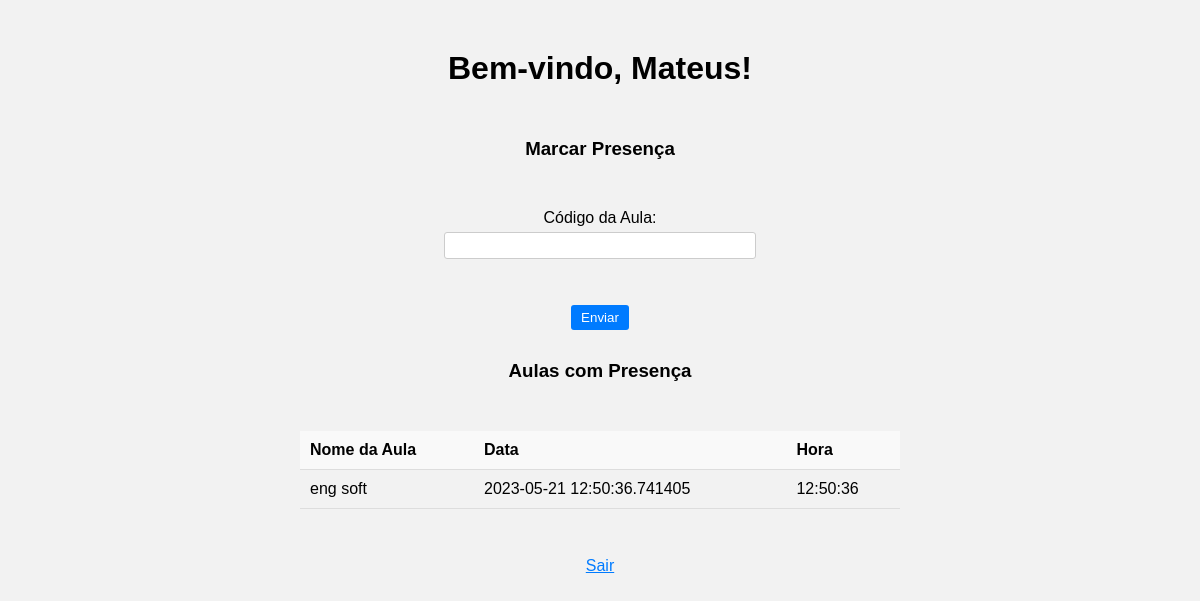
Page /dashboard (signed in) on the earlier database version.
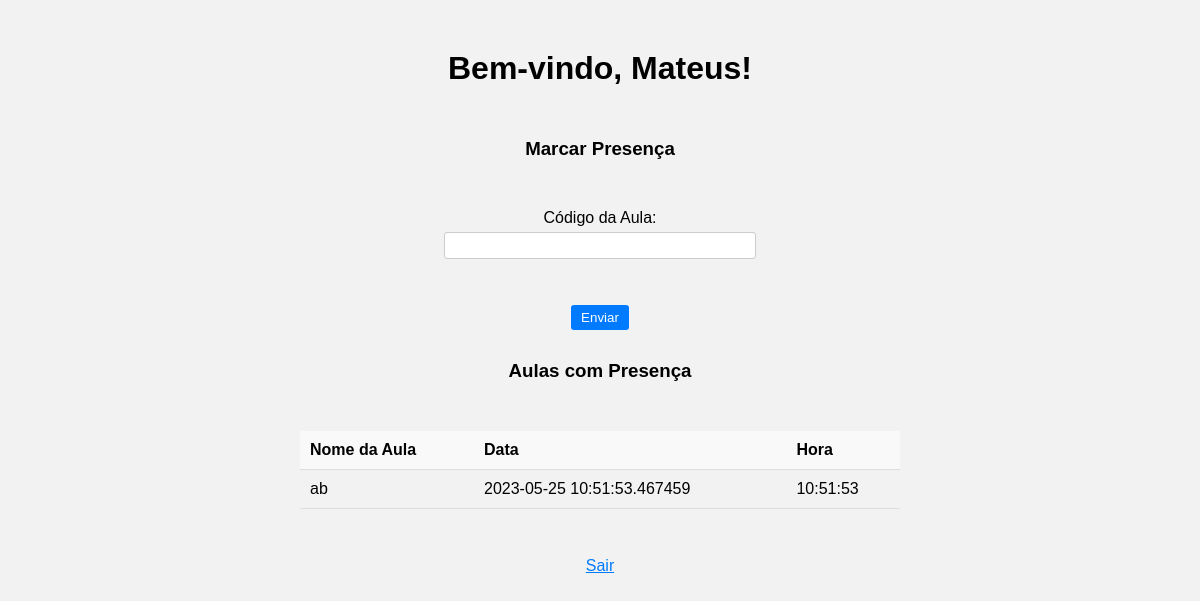
Same page on the later database version.
### app.py (models this page shows, shortened)
class Attendance(db.Model):
    attendance_id = db.Column(db.Integer, primary_key=True)
    student_id = db.Column(
        db.Integer, db.ForeignKey('user.id'), nullable=False)
    class_id = db.Column(db.Integer, db.ForeignKey('class.id'), nullable=False)
    class_date = db.Column(db.DateTime, default=datetime.utcnow)
    student = db.relationship('User', backref='attendance_records')
    class_obj = db.relationship('Class', backref='attendances')

class Class(db.Model):
    id = db.Column(db.Integer, primary_key=True)
    code = db.Column(db.String(4), unique=True)
    name = db.Column(db.String(100))
    teacher_id = db.Column(db.Integer, db.ForeignKey('user.id'))
    class_date = db.Column(db.DateTime, default=datetime.utcnow)

### app.py (the view)
@app.route('/dashboard')
def dashboard():
    user_id = session.get('user_id')
    if user_id:
        user = User.query.get(user_id)
        if user.role == 'student':
            attended_classes = user.attended_classes
            return render_template('student_dashboard.html', user=user, attended_classes=attended_classes)
        elif user.role == 'teacher':
            classes = Class.query.filter_by(teacher_id=user_id).all()
            return render_template('teacher_dashboard.html', user=user, classes=classes)
    return redirect('/login')

### templates/student_dashboard.html (shortened to what this page needs)
<!DOCTYPE html>
<html>
<head>
    <link rel="stylesheet" type="text/css" href="{{ url_for('static', filename='student.css') }}">
</head>
<body>
    <h1>Bem-vindo, {{ user.name }}!</h1>
    <h3>Marcar Presença</h3>
    <form action="/mark_attendance" method="post">
        <label for="class_code">Código da Aula:</label>
        <input type="text" id="class_code" name="class_code" required><br><br>
        <input type="submit" value="Enviar">
    </form>
    <h3>Aulas com Presença</h3>
    <table>
        <thead>
            <tr>
                <th>Nome da Aula</th>
                <th>Data</th>
                <th>Hora</th>
            </tr>
        </thead>
        <tbody>
            {% for attended in attended_classes %}
            <tr>
                <td>{{ attended.class_obj.name }}</td>
                <td>{{ attended.class_date }}</td>
                <td>{{ attended.class_date.strftime('%H:%M:%S') }}</td>
            </tr>
            {% endfor %}
        </tbody>
    </table>
    <br>
    <a href="/logout">Sair</a>
</body>
</html>

Differences in the rows shown:
changed Attendance: class_obj.name "eng soft" → "ab"; class_date "2023-05-21 12:50:36.741405" → "2023-05-25 10:51:53.467459"; class_date "12:50:36" → "10:51:53"
